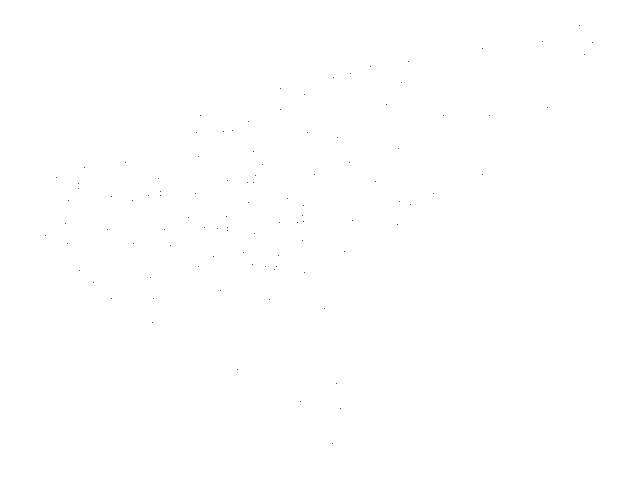
Frame 1 (no input)
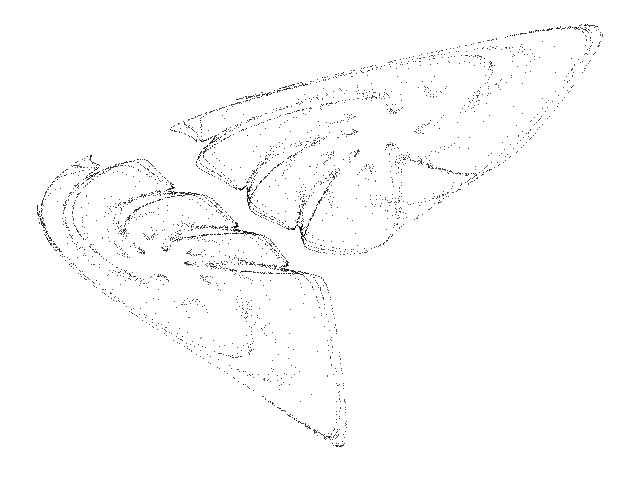
Frame 60 (the mouse pressed at the canvas centre just before this capture)
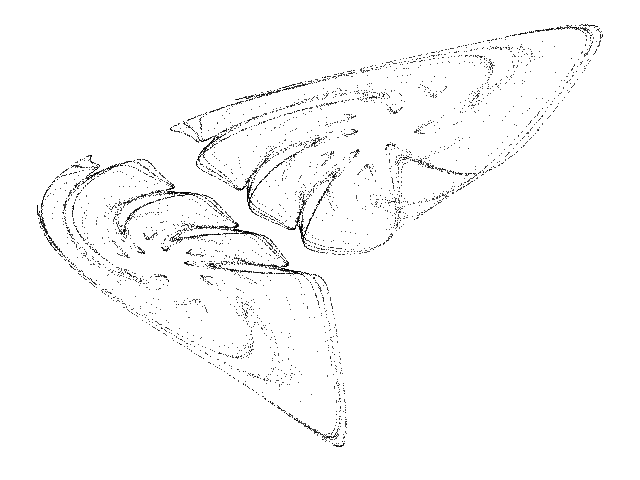
Frame 120 (the mouse held since frame 60 and released just before this capture)

The Processing sketch that drew these frames (run headless with seeded random() and noise(); from frame 60 on, the mouse is pressed at the canvas centre):

// Processing sketch: Cubic_B
// ── Cubic_B.pde
// Cubic B chaotic map //

  float x = 0.1;
  float y = 0.1;
  float a1 = -0.4;
  float a2 = 0.6;
  float a3 = 0.0;
  float a4 = -0.5;
  float a5 = 0.4;
  float a6 = -1.0;
  float a7 = -0.5;
  float a8 = 0.3;
  float a9 = -0.9;
  float a10 = -0.7;
  float a11 = -0.2;
  float a12 = -0.7;
  float a13 = -1.1;
  float a14 = -0.2;
  float a15 = -0.8;
  float a16 = -1.2;
  float a17 = -0.1;
  float a18 = -0.4;
  float a19 = -0.7;
  float a20 = -0.9;


void setup() {
  
  size(640, 480);
  background(255);
  
}

void draw() {
  
  for (int i=0; i<100; i++) {
    
    float nx = x;
    float ny = y;
    
    x = a1+a2*nx+a3*pow(nx,2.0)+a4*pow(nx,3.0)+a5*pow(nx,2.0)*ny+a6*nx*ny+a7*nx*pow(ny,2.0)+a8*ny+a9*pow(ny,2.0)+a10*pow(ny,3.0);
    y = a11+a12*nx+a13*pow(nx,2.0)+a14*pow(nx,3.0)+a15*pow(nx,2.0)*ny+a16*nx*ny+a17*nx*pow(ny,2.0)+a18*ny+a19*pow(ny,2.0)+a20*pow(ny,3.0);

    point(500 + (270 * x), 290 + (250 * y));
        
  }

}
